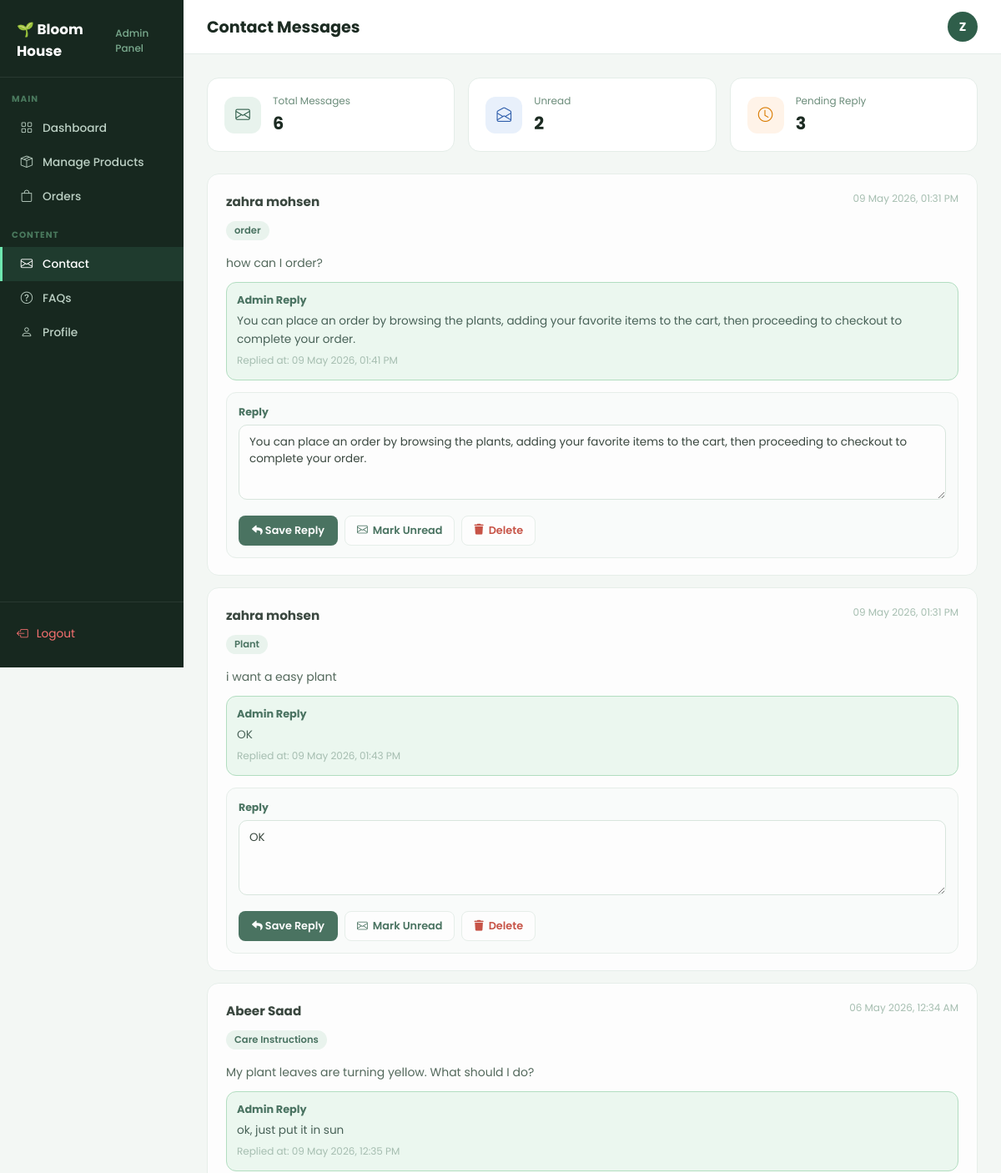
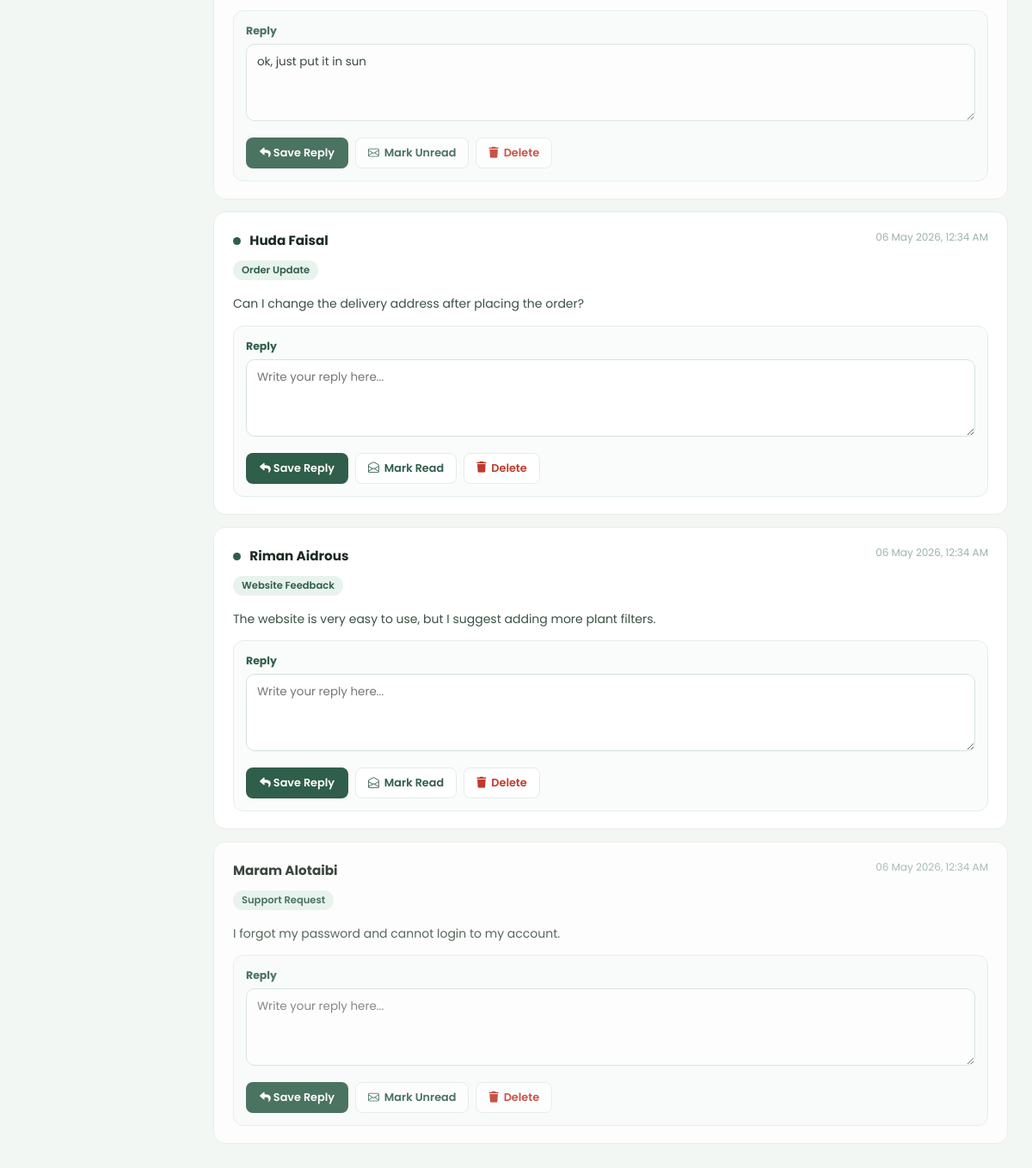
The page /admin-contact.php (signed in) on the database its author committed (2 pictures, top to bottom).
### tables this page shows
CREATE TABLE `contact_messages` (
  `message_id` int(11) NOT NULL,
  `full_name` varchar(100) NOT NULL,
  `subject` varchar(150) NOT NULL,
  `message_body` text NOT NULL,
  `status` varchar(50) NOT NULL,
  `created_at` datetime NOT NULL,
  `admin_reply` text DEFAULT NULL,
  `replied_at` datetime DEFAULT NULL
);

### admin-contact.php (the view, shortened to what this page needs)
<?php
require_once 'db_connect.php';
$stmtAdmin = $conn->prepare("SELECT full_name FROM admin WHERE admin_id = ?");
if ($stmtAdmin) {
    $adminId = (int)$_SESSION['admin_id'];
    $stmtAdmin->bind_param('i', $adminId);
    $stmtAdmin->execute();
    $adminResult = $stmtAdmin->get_result();
    if ($admin = $adminResult->fetch_assoc()) {
        $parts = explode(' ', trim($admin['full_name']));
        $adminFirstName = $parts[0];
        $adminLetter = strtoupper(substr($adminFirstName, 0, 1));
    }
}
$messages = [];
$res = $conn->query("SELECT * FROM contact_messages ORDER BY created_at DESC");
if ($res) {
    while ($row = $res->fetch_assoc()) {
        $messages[] = $row;
    }
}
$totalMessages = count($messages);
$unreadCount = 0;
$pendingReply = 0;
foreach ($messages as $m) {
    if (($m['status'] ?? '') === 'Unread') {
        $unreadCount++;
    }
    if (empty($m['admin_reply'])) {
        $pendingReply++;
    }
}
?>
<!DOCTYPE html>
<html lang="en">
<head>
    <link rel="stylesheet" href="https://cdn.jsdelivr.net/npm/bootstrap-icons/font/bootstrap-icons.css">
    <link rel="stylesheet" href="https://cdnjs.cloudflare.com/ajax/libs/font-awesome/6.0.0-beta3/css/all.min.css">
    <link rel="stylesheet" href="css/manage-products.css">
    <link rel="stylesheet" href="css/admin-pages.css">
</head>
<body>
<?php
    $adminPageTitle = 'Contact Messages';
    $activePage = 'contact';
    include 'admin.php';
    ?>
        <div class="stats-row" style="grid-template-columns:repeat(3,1fr);margin-bottom:26px;">
            <div class="stat-card"><div class="stat-icon si-green"><i class="bi bi-envelope"></i></div><div class="stat-info"><p>Total Messages</p><strong><?= $totalMessages ?></strong></div></div>
            <div class="stat-card"><div class="stat-icon si-blue"><i class="bi bi-envelope-open"></i></div><div class="stat-info"><p>Unread</p><strong><?= $unreadCount ?></strong></div></div>
            <div class="stat-card"><div class="stat-icon si-orange"><i class="bi bi-clock"></i></div><div class="stat-info"><p>Pending Reply</p><strong><?= $pendingReply ?></strong></div></div>
        </div>
        <?php if (!empty($messages)): ?>
            <?php foreach ($messages as $msg): ?>
                <div class="msg-card <?= ($msg['status'] ?? '') === 'Read' || ($msg['status'] ?? '') === 'Replied' ? 'read' : '' ?>">
                    <div class="msg-header">
                        <div>
                            <?php if (($msg['status'] ?? '') === 'Unread'): ?><span class="unread-dot"></span><?php endif; ?>
                            <span class="msg-name"><?= htmlspecialchars($msg['full_name']) ?></span>
                        </div>
                        <span class="msg-date"><?= date('d M Y, h:i A', strtotime($msg['created_at'])) ?></span>
                    </div>
                    <span class="msg-topic"><?= htmlspecialchars($msg['subject']) ?></span>
                    <p class="msg-body"><?= nl2br(htmlspecialchars($msg['message_body'])) ?></p>
                    <?php if (!empty($msg['admin_reply'])): ?>
                        <div class="saved-reply">
                            <strong>Admin Reply</strong>
                            <p><?= nl2br(htmlspecialchars($msg['admin_reply'])) ?></p>
                            <?php if (!empty($msg['replied_at'])): ?>
                                <span class="msg-date">Replied at: <?= date('d M Y, h:i A', strtotime($msg['replied_at'])) ?></span>
                            <?php endif; ?>
                        </div>
                    <?php endif; ?>
                    <form class="reply-form" method="POST" action="admin-contact.php">
                        <label>Reply</label>
                        <textarea name="admin_reply" placeholder="Write your reply here..." required><?= htmlspecialchars($msg['admin_reply'] ?? '') ?></textarea>
                        <div class="msg-actions">
                            <button class="btn-reply" type="submit"><i class="fas fa-reply"></i> Save Reply</button>
                            <?php if (($msg['status'] ?? '') === 'Unread'): ?>
                                <a class="btn-mark" href="admin-contact.php?mark=read&id=<?= (int)$msg['message_id'] ?>"><i class="bi bi-envelope-open"></i> Mark Read</a>
                            <?php else: ?>
                                <a class="btn-mark" href="admin-contact.php?mark=unread&id=<?= (int)$msg['message_id'] ?>"><i class="bi bi-envelope"></i> Mark Unread</a>
                            <?php endif; ?>
                            <a class="btn-del-msg" href="admin-contact.php?delete=<?= (int)$msg['message_id'] ?>" onclick="return confirm('Delete this message?');"><i class="fas fa-trash"></i> Delete</a>
                        </div>
                    </form>
                </div>
            <?php endforeach; ?>
        <?php else: ?>
            <div class="empty-msg">🌱 No contact messages yet.</div>
        <?php endif; ?>
    </div>
</div>
</body>
</html>

### admin.php (shortened to what this page needs)
<aside class="sidebar">
    <div class="sidebar-logo">
        <a href="index.php">🌱 Bloom House<span>Admin Panel</span></a>
    </div>
    <div class="sidebar-section">Main</div>
    <a href="admin-dashboard.php" class="sidebar-link <?php echo ($activePage === 'dashboard') ? 'active' : ''; ?>"><i class="bi bi-grid"></i> Dashboard</a>
    <a href="manage-products.php" class="sidebar-link <?php echo ($activePage === 'products') ? 'active' : ''; ?>"><i class="bi bi-box-seam"></i> Manage Products</a>
    <a href="manage-orders.php" class="sidebar-link <?php echo ($activePage === 'orders') ? 'active' : ''; ?>"><i class="bi bi-bag"></i> Orders</a>
    <div class="sidebar-section">Content</div>
    <a href="admin-contact.php" class="sidebar-link <?php echo ($activePage === 'contact') ? 'active' : ''; ?>"><i class="bi bi-envelope"></i> Contact</a>
    <a href="admin-faq.php" class="sidebar-link <?php echo ($activePage === 'faq') ? 'active' : ''; ?>"><i class="bi bi-question-circle"></i> FAQs</a>
    <a href="admin-profile.php" class="sidebar-link <?php echo ($activePage === 'profile') ? 'active' : ''; ?>"><i class="bi bi-person"></i> Profile</a>
    <div class="sidebar-bottom">
        <a href="admin-logout.php" class="sidebar-logout js-admin-logout"><i class="bi bi-box-arrow-left"></i> Logout</a>
    </div>
</aside>
<div class="main">
    <div class="topnav">
        <h1><?php echo htmlspecialchars($adminPageTitle); ?></h1>
        <div class="topnav-right">
            <a class="admin-avatar" href="admin-profile.php"><?php echo htmlspecialchars($adminLetter); ?></a>
        </div>
    </div>
    <div class="content">

### css/manage-products.css (style rules this page uses)
* { margin: 0; padding: 0; box-sizing: border-box; }
body { font-family: 'Poppins', sans-serif; background: #f3f7f4; color: #1c2b22; display: flex; min-height: 100vh; }
.sidebar { width: 220px; background: #17281f; color: #e0f0e8; display: flex; flex-direction: column; position: fixed; top: 0; left: 0; height: 100vh; z-index: 100; padding: 0 0 20px; }
.sidebar-logo { padding: 22px 20px 18px; border-bottom: 1px solid rgba(255, 255, 255, 0.08); }
.sidebar-logo a { text-decoration: none; color: #fff; font-weight: 700; font-size: 1.05rem; display: flex; align-items: center; gap: 8px; }
.sidebar-logo span { color: #7aaa8e; font-size: .75rem; font-weight: 500; display: block; margin-top: 2px; }
.sidebar-section { padding: 18px 14px 6px; font-size: .65rem; font-weight: 700; color: #4a7a5e; text-transform: uppercase; letter-spacing: 1px; }
.sidebar-link { display: flex; align-items: center; gap: 10px; padding: 10px 20px; color: #bcd0c4; text-decoration: none; font-size: .855rem; font-weight: 500; transition: all .22s; border-left: 3px solid transparent; }
.sidebar-link.active { background: rgba(47, 94, 74, 0.35); color: #fff; border-left-color: #6ee7b0; }
.sidebar-link i { width: 18px; text-align: center; font-size: .9rem; }
.sidebar-bottom { margin-top: auto; padding: 18px 14px 0; border-top: 1px solid rgba(255, 255, 255, 0.08); }
.sidebar-bottom a { display: flex; align-items: center; gap: 10px; color: #bcd0c4; text-decoration: none; font-size: .855rem; padding: 10px 6px; transition: color .22s; }
.sidebar-logout { color: #f87171 !important; }
.main { margin-left: 220px; flex: 1; display: flex; flex-direction: column; }
.topnav { background: #fff; border-bottom: 1px solid #e4ede8; padding: 14px 28px; display: flex; align-items: center; justify-content: space-between; position: sticky; top: 0; z-index: 50; }
.topnav h1 { font-size: 1.2rem; font-weight: 700; color: #1c2b22; }
.topnav-right { display: flex; align-items: center; gap: 14px; }
.admin-avatar { text-decoration: none; width: 36px; height: 36px; border-radius: 50%; background: #2f5e4a; color: #fff; display: flex; align-items: center; justify-content: center; font-weight: 700; font-size: .9rem; }
.content { padding: 28px; }
.stats-row { display: grid; grid-template-columns: repeat(5, 1fr); gap: 16px; margin-bottom: 26px; }
.stat-card { background: #fff; border: 1px solid #e4ede8; border-radius: 14px; padding: 18px 20px; display: flex; align-items: center; gap: 14px; }
.stat-icon { width: 44px; height: 44px; border-radius: 12px; display: flex; align-items: center; justify-content: center; font-size: 1.1rem; flex-shrink: 0; }
.si-green { background: #e8f3ed; color: #2f5e4a; }
.si-blue { background: #e8f0fb; color: #2f5eab; }
.si-orange { background: #fff3e8; color: #d97b00; }
.stat-info p { font-size: .75rem; color: #6b8c7a; margin-bottom: 2px; }
.stat-info strong { font-size: 1.3rem; font-weight: 700; color: #1c2b22; }

### css/admin-pages.css (style rules this page uses)
.msg-card { background: #fff; border: 1px solid #e4ede8; border-radius: 14px; padding: 20px 22px; margin-bottom: 14px; transition: box-shadow .2s; }
.msg-header { display: flex; align-items: center; justify-content: space-between; gap: 12px; margin-bottom: 8px; flex-wrap: wrap; }
.msg-name { font-weight: 700; font-size: .95rem; color: #1c2b22; }
.msg-date { font-size: .75rem; color: #9ab5a6; }
.msg-topic { display: inline-flex; padding: 3px 10px; border-radius: 999px; background: #e8f3ed; color: #2f5e4a; font-size: .72rem; font-weight: 600; margin-bottom: 8px; }
.msg-body { font-size: .875rem; color: #3a5244; line-height: 1.6; }
.msg-actions { display: flex; gap: 8px; margin-top: 12px; flex-wrap: wrap; }
.btn-reply { padding: 7px 16px; border-radius: 8px; border: none; background: #2f5e4a; color: #fff; font-size: .8rem; font-weight: 600; cursor: pointer; font-family: 'Poppins', sans-serif; }
.btn-del-msg { padding: 7px 14px; border-radius: 8px; border: 1.5px solid #e4ede8; background: #fff; color: #c0392b; font-size: .8rem; font-weight: 600; cursor: pointer; font-family: 'Poppins', sans-serif; }
.unread-dot { width: 9px; height: 9px; border-radius: 50%; background: #2f5e4a; display: inline-block; margin-right: 6px; }
.msg-card.read { opacity: .75; }

### rows shown on the page
contact_messages: full_name "zahra mohsen", created_at "09 May 2026, 01:31 PM", subject "order", message_body "how can I order?", admin_reply "You can place an order by browsing the plants, adding your favorite items to the cart, then proceeding to checkout to complete your order.", replied_at "09 May 2026, 01:41 PM"
contact_messages: full_name "zahra mohsen", created_at "09 May 2026, 01:31 PM", subject "Plant", message_body "i want a easy plant", admin_reply "OK", replied_at "09 May 2026, 01:43 PM"
contact_messages: full_name "Abeer Saad", created_at "06 May 2026, 12:34 AM", subject "Care Instructions", message_body "My plant leaves are turning yellow. What should I do?", admin_reply "ok, just put it in sun", replied_at "09 May 2026, 12:35 PM"
contact_messages: status "Unread" (drawn), full_name "Huda Faisal", created_at "06 May 2026, 12:34 AM", subject "Order Update", message_body "Can I change the delivery address after placing the order?"
contact_messages: status "Unread" (drawn), full_name "Riman Aidrous", created_at "06 May 2026, 12:34 AM", subject "Website Feedback", message_body "The website is very easy to use, but I suggest adding more plant filters."
contact_messages: full_name "Maram Alotaibi", created_at "06 May 2026, 12:34 AM", subject "Support Request", message_body "I forgot my password and cannot login to my account."

### other values the page prints
$adminPageTitle "Contact Messages"
$adminLetter "Z"
$totalMessages "6"
$unreadCount "2"
$pendingReply "3"
